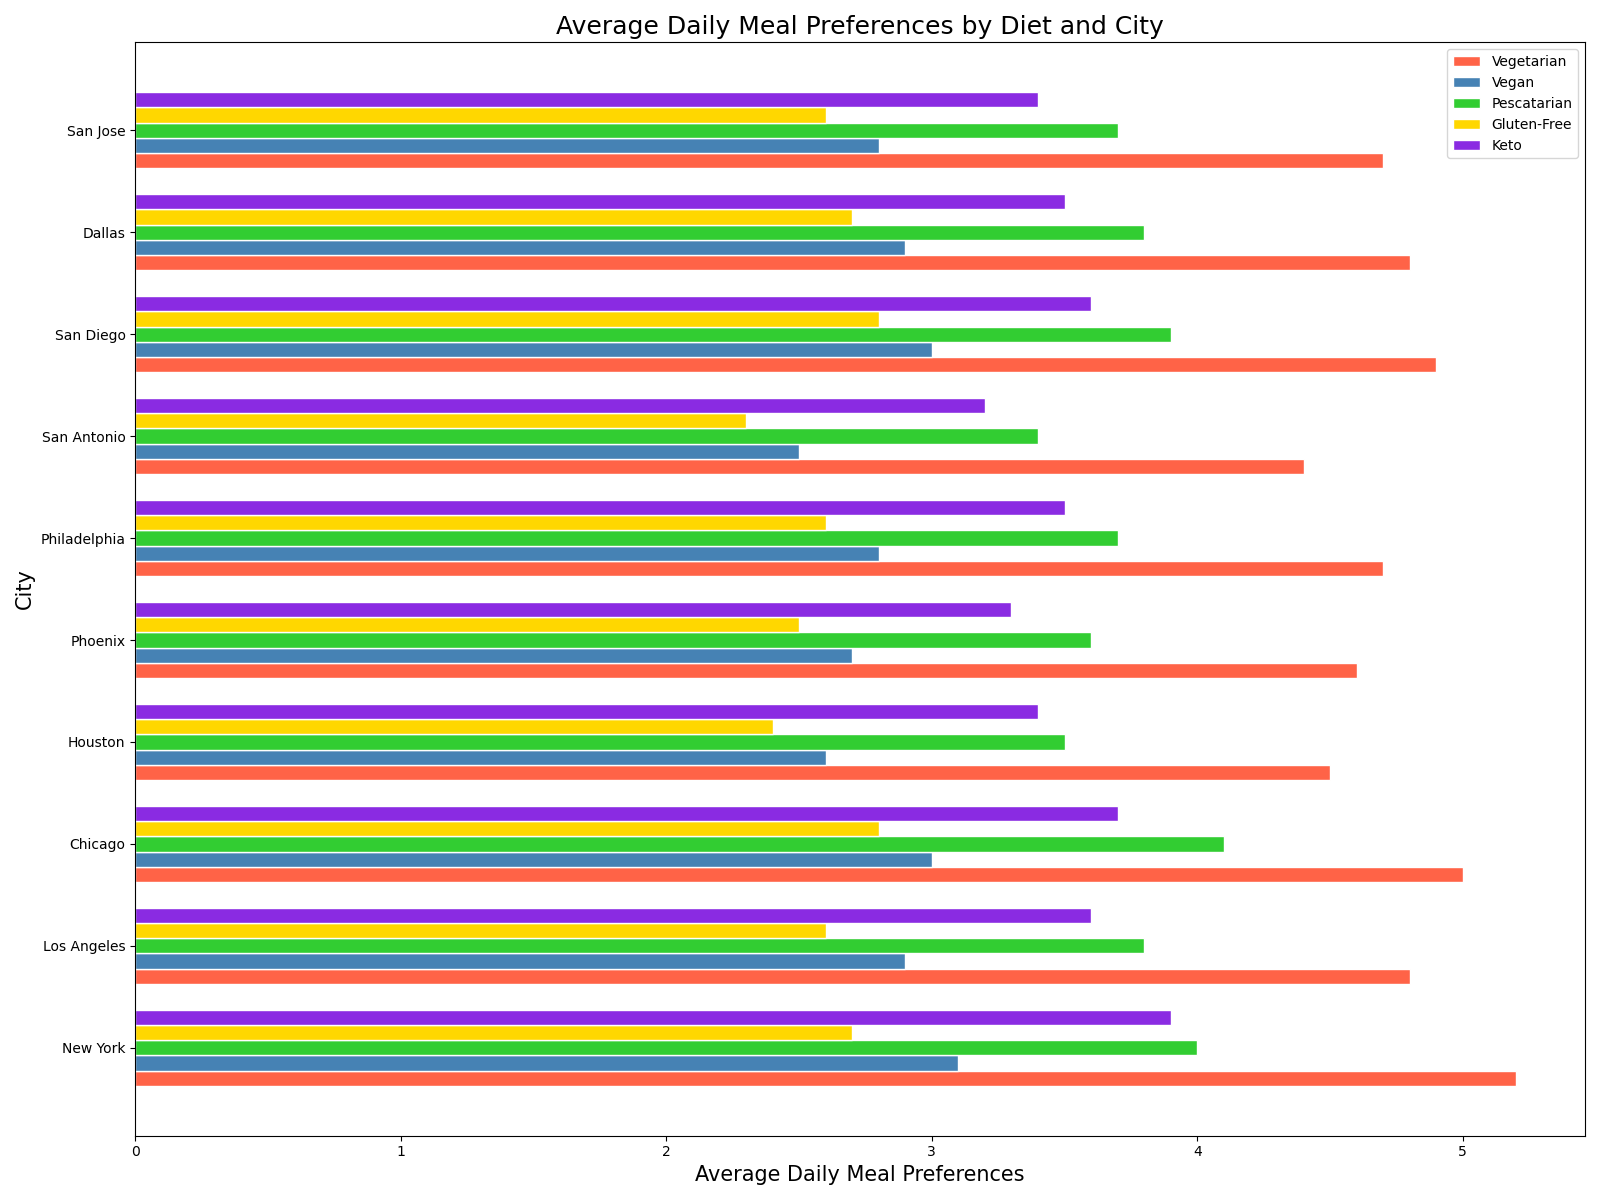

The Python source for this figure:

import matplotlib.pyplot as plt
import pandas as pd

data = {
    "City": ["New York", "Los Angeles", "Chicago", "Houston", "Phoenix", "Philadelphia", "San Antonio", "San Diego", "Dallas", "San Jose"],
    "Vegetarian": [5.2, 4.8, 5.0, 4.5, 4.6, 4.7, 4.4, 4.9, 4.8, 4.7],
    "Vegan": [3.1, 2.9, 3.0, 2.6, 2.7, 2.8, 2.5, 3.0, 2.9, 2.8],
    "Pescatarian": [4.0, 3.8, 4.1, 3.5, 3.6, 3.7, 3.4, 3.9, 3.8, 3.7],
    "Gluten-Free": [2.7, 2.6, 2.8, 2.4, 2.5, 2.6, 2.3, 2.8, 2.7, 2.6],
    "Keto": [3.9, 3.6, 3.7, 3.4, 3.3, 3.5, 3.2, 3.6, 3.5, 3.4]
}

df = pd.DataFrame(data)

fig, ax = plt.subplots(figsize=(16, 12))

bar_height = 0.15

r1 = range(len(df))
r2 = [x + bar_height for x in r1]
r3 = [x + bar_height for x in r2]
r4 = [x + bar_height for x in r3]
r5 = [x + bar_height for x in r4]

ax.barh(r1, df['Vegetarian'], color='#FF6347', edgecolor='white', height=bar_height, label='Vegetarian')
ax.barh(r2, df['Vegan'], color='#4682B4', edgecolor='white', height=bar_height, label='Vegan')
ax.barh(r3, df['Pescatarian'], color='#32CD32', edgecolor='white', height=bar_height, label='Pescatarian')
ax.barh(r4, df['Gluten-Free'], color='#FFD700', edgecolor='white', height=bar_height, label='Gluten-Free')
ax.barh(r5, df['Keto'], color='#8A2BE2', edgecolor='white', height=bar_height, label='Keto')

ax.set_xlabel('Average Daily Meal Preferences', fontsize=15)
ax.set_ylabel('City', fontsize=15)
ax.set_title('Average Daily Meal Preferences by Diet and City', fontsize=18)

ax.set_yticks([r + 2*bar_height for r in range(len(r1))])
ax.set_yticklabels(df['City'])

ax.legend(loc='upper right', bbox_to_anchor=(1,1))
plt.tight_layout()
plt.show()
